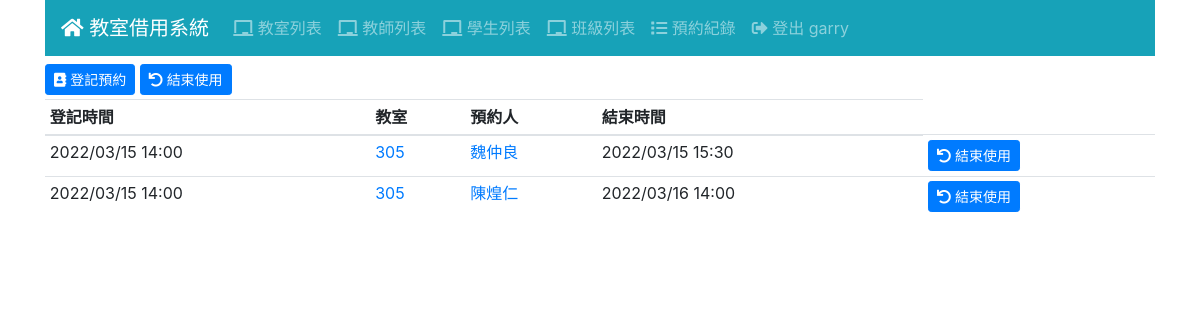
Page /log/ (signed in) on the earlier database version.
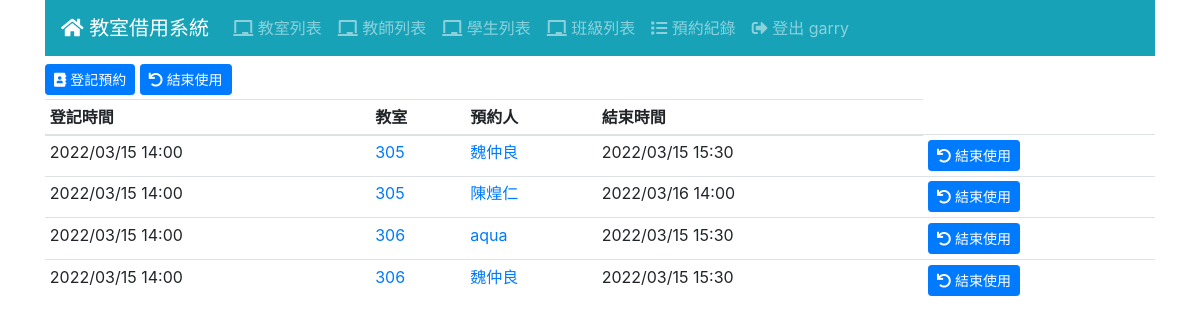
Same page on the later database version.
### log/models.py (models this page shows, shortened)
class Log(Model):
    ST_OPTIONS = [
        (0,'即將使用'),
        (1,'使用中'),
        (2,'使用完畢')
    ]
    teacher = ForeignKey(Teacher, CASCADE)
    room = ForeignKey(Room, CASCADE)
    reserve = DateTimeField('登記時間', null=True)
    end = DateTimeField('結束使用時間', null=True)
    workstatus = IntegerField('資料狀態', default=0 , choices=ST_OPTIONS)

### room/models.py (models this page shows)
class Room(Model):
    ST_OPTIONS = [
        (0,'使用中'),
        (1,'開放使用')
    ]
    name = CharField('教室名稱', max_length=48)
    preface = ImageField('教室圖片', blank=True)
    detail = TextField('詳細資訊', blank=True)
    status = IntegerField('狀態', default=0 , choices=ST_OPTIONS)

### teacher/models.py (models this page shows, shortened)
class Teacher(Model):
    realname = CharField('姓名', max_length=32)
    tea_classes=models.ManyToManyField(Classes)
    tel = CharField('連絡電話', max_length=10)
    role= CharField('職稱', max_length=20)  #ex:訓育組長、教務主任、高中部數學老師
    cardid= CharField('卡號', max_length=30)

### log/views.py (the view)
# urls.py: path('', LogList.as_view(), name='log_list'),
class LogList(LoginRequiredMixin, ListView):
    model = Log
    ordering = ['-reserve']

### templates/log/log_list.html
{% extends "base.html" %}
{% block content %}
<div class="mb-1">
  <a href="{% url 'reserve_teacher' %}" class="btn btn-sm btn-primary">
    <i class="fas fa-address-book"></i> 登記預約
  </a>
  <a href="{% url 'end_room' %}" class="btn btn-sm btn-primary">
    <i class="fas fa-undo"></i> 結束使用
  </a>
</div>
<div id="log-list">
  <table class="table table-sm">
    <thead>
      <tr>
        <th>登記時間</th>
        <th>教室</th>
        <th>預約人</th>
        <th>結束時間</th>
      </tr>
    </thead>
    <tbody>
      {% for log in log_list %}
      <tr>
        <td>{{ log.reserve|date:"Y/m/d H:i" }}</td>
        <td>
          <a href="{% url 'room_view' log.room.id %}">
            {{ log.room.name }}
          </a>
        </td>
        <td>
          <a href="{% url 'teacher_view' log.teacher.id %}">
            {{ log.teacher.realname }}
          </a>
        </td>
        <td>{{ log.end|date:"Y/m/d H:i" }}</td>
        <td>
            <a href="{% url 'end_log' log.id %}" class="btn btn-sm btn-primary">
              <i class="fas fa-undo"></i> 結束使用
            </a>
          </td>
      </tr>
      {% endfor %}
    </tbody>
  </table>
</div>
{% endblock %}

Differences in the rows shown:
added Log: reserve "2022/03/15 14:00", room.name "306", teacher.realname "aqua", end "2022/03/15 15:30"
added Log: reserve "2022/03/15 14:00", room.name "306", teacher.realname "魏仲良", end "2022/03/15 15:30"
